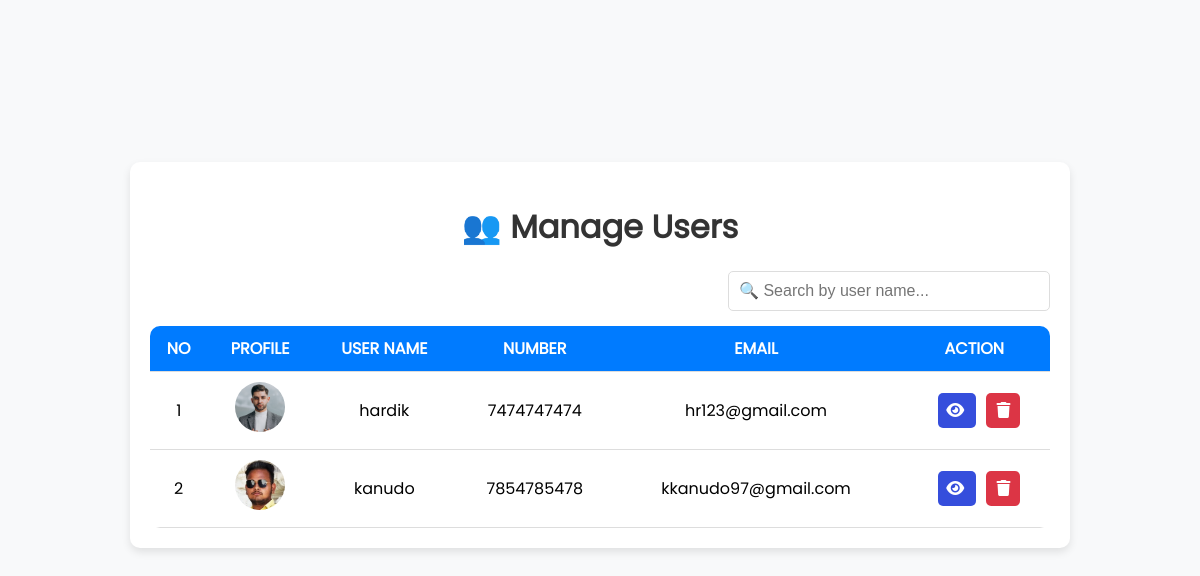
Page /admin/reguser.php on the committed database.
### tables this page shows
CREATE TABLE IF NOT EXISTS `reguser` (
  `uid` int NOT NULL AUTO_INCREMENT,
  `profile_picture` varchar(255) NOT NULL,
  `name` varchar(50) NOT NULL,
  `mnumber` bigint NOT NULL,
  `email` varchar(50) NOT NULL,
  `password` varchar(255) NOT NULL,
  `DOB` date NOT NULL,
  `gender` varchar(255) NOT NULL,
  `state` varchar(255) NOT NULL,
  `address_type` varchar(255) NOT NULL,
  `pincode` bigint DEFAULT NULL,
  `address` varchar(255) NOT NULL,
  `aadhar_number` int NOT NULL,
  `aadhar_file` varchar(100) NOT NULL,
  `license_number` varchar(100) NOT NULL,
  `license_file` varchar(100) NOT NULL,
  `token` varchar(255) DEFAULT NULL,
  `reset_otp` varchar(255) DEFAULT NULL,
  `reset_expiry` datetime DEFAULT NULL,
  `is_verified` tinyint(1) DEFAULT NULL,
  `created_at` timestamp NOT NULL DEFAULT CURRENT_TIMESTAMP,
  PRIMARY KEY (`uid`)
);

### admin/reguser.php (the view, shortened to what this page needs)
<?php
@include "include/config.php";
$sql = "SELECT * FROM reguser";
$result = mysqli_query($conn, $sql);
?>
<!DOCTYPE html>
<html lang="en">
<head>
    <link rel="stylesheet" href="css/all.min.css">
    <link rel="stylesheet" href="css/fontawesome.min.css">
</head>
<body>
    <div class="container">
        <h1>👥 Manage Users</h1>
        <div class="search-container">
            <input type="text" id="search" placeholder="🔍 Search by user name..." autocomplete="off" onkeyup="searchTable()">
        </div>
        <div class="table-container">
            <table id="userTable">
                <thead>
                    <tr>
                        <th>No</th>
                        <th>Profile</th>
                        <th>User Name</th>
                        <th>Number</th>
                        <th>Email</th>
                        <th>Action</th>
                    </tr>
                </thead>
                <tbody>
                <?php
                $n = 1;
                while ($row = mysqli_fetch_assoc($result)) {
                ?>
                    <tr>
                        <td><?php echo $n; ?></td>
                        <td><img src="../<?php echo  $row['profile_picture']; ?>" alt="User"></td>
                        <td class="user-name"><?php echo $row['name']; ?></td>
                        <td><?php echo $row['mnumber']; ?></td>
                        <td><?php echo $row['email']; ?></td>
                        <td>
                            <a class="view" href="viewuser.php?uid=<?php echo $row['uid']; ?>">
                                <i class="fa-solid fa-eye"></i>
                            </a>
                            <a class="delete" href="delete.php?uid=<?php echo $row['uid']; ?>">
                                <i class="fa-solid fa-trash"></i>
                            </a>
                        </td>
                    </tr>
                <?php
                $n++;
                }
                ?>
                </tbody>
            </table>
        </div>
    </div>
</body>
</html>

### admin/reguser.php (style rules this page uses)
body { font-family: 'pop-regular'; background: #f8f9fa; margin: 0; padding: 20px; display: flex; justify-content: center; align-items: center; height: 90vh; }
.container { background: #fff; padding: 20px; border-radius: 10px; box-shadow: 0px 4px 8px rgba(0, 0, 0, 0.1); width: 90%; max-width: 900px; text-align: center; margin-top: -50px; }
h1 { color: #333; margin-bottom: 20px; }
.search-container { margin-bottom: 15px; text-align: right; }
.search-container input { padding: 10px; font-size: 16px; width: 100%; max-width: 300px; border-radius: 5px; border: 1px solid #ddd; }
.table-container { overflow-x: auto; }
table { width: 100%; border-collapse: collapse; background: #fff; border-radius: 10px; overflow: hidden; text-align: center; }
th, td { padding: 10px 9px; text-align: center; border-bottom: 1px solid #ddd; }
td img { width: 50px; height: 50px; border-radius: 50%; object-fit: cover; }
th { background: #007BFF; color: white; text-transform: uppercase; }
.delete { background: #dc3545; color: white; padding: 6px 10px; border-radius: 5px; text-decoration: none; font-size: 16px; transition: 0.3s; }
.view { background:rgb(53, 78, 220); color: white; padding: 6px 8px; border-radius: 5px; text-decoration: none; font-size: 16px; transition: 0.3s; margin: 10px 10px; }

### rows in the picture
reguser: profile_picture (picture), name "hardik", mnumber "7474747474", email "hr123@gmail.com"
reguser: profile_picture (picture), name "kanudo", mnumber "7854785478", email "kkanudo97@gmail.com"
